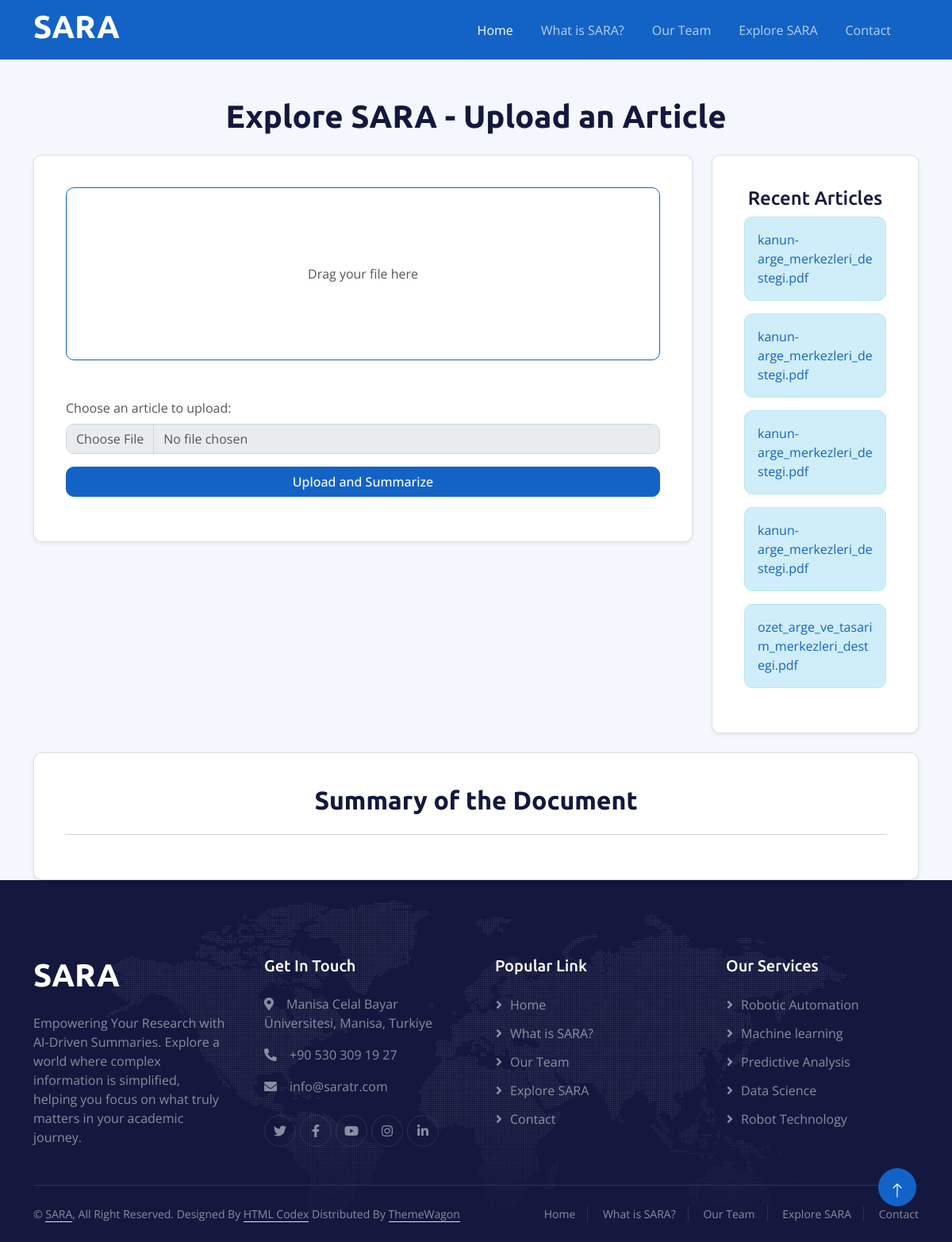
Page /explore_sara on the committed database.
### tables this page shows
CREATE TABLE "articles" (
	"id"	INTEGER,
	"filename"	TEXT NOT NULL,
	"summary"	TEXT NOT NULL,
	PRIMARY KEY("id" AUTOINCREMENT)
);

### app.py (the view, shortened to what this page needs)
@app.route('/explore_sara', methods=['GET', 'POST'])
def explore_sara():
    summary = None
    articles = get_recent_articles()
    return render_template('explore_sara.html', summary=summary, articles=articles)

### app.py (called while the page is built)
def get_recent_articles():
    conn = get_db_connection()
    c = conn.cursor()
    c.execute('SELECT filename, summary FROM articles ORDER BY id DESC LIMIT 5')
    articles = c.fetchall()
    conn.close()
    return articles

def get_db_connection():
    conn = sql.connect('db/db.sqlite3')
    conn.row_factory = sql.Row
    return conn

### templates/explore_sara.html (shortened to what this page needs)
<!DOCTYPE html>
<html lang="en">
<head>
    <link href="https://cdnjs.cloudflare.com/ajax/libs/font-awesome/5.10.0/css/all.min.css" rel="stylesheet">
    <link href="https://cdn.jsdelivr.net/npm/bootstrap-icons@1.4.1/font/bootstrap-icons.css" rel="stylesheet">
    <link href="lib/animate/animate.min.css" rel="stylesheet">
    <link href="lib/owlcarousel/assets/owl.carousel.min.css" rel="stylesheet">
    <link href="../static/css/bootstrap.min.css" rel="stylesheet">
    <link href="../static/css/style.css" rel="stylesheet">
</head>
<body class="bg-light">
<div class="container-fluid sticky-top bg-primary">
    <div class="container">
        <nav class="navbar navbar-expand-lg navbar-dark p-0">
            <a class="navbar-brand" href="index.html">
                <h1 class="text-white">SARA</h1>
            </a>
            <div class="collapse navbar-collapse" id="navbarCollapse">
                <div class="navbar-nav ms-auto">
                    <a class="nav-item nav-link active" href="/">Home</a>
                    <a class="nav-item nav-link" href="/#what-is-sara">What is SARA?</a>
                    <a class="nav-item nav-link" href="/#our-team">Our Team</a>
                    <a class="nav-item nav-link" href="/explore_sara">Explore SARA</a>
                    <a class="nav-item nav-link" href="/#contact">Contact</a>
                </div>
            </div>
        </nav>
    </div>
</div>
<div class="container mt-5">
    <h1 class="text-center mb-4">Explore SARA - Upload an Article</h1>
    <div class="row equal-height">
        <div class="col-lg-9">
            <div class="card p-4 shadow-sm mb-4">
                <div class="card-body">
                    <form action="{{ url_for('explore_sara') }}" method="post" enctype="multipart/form-data"
                          class="mb-3" lang="en">
                        <div class="mb-3">
                            <label for="document" class="form-label">Choose an article to upload:</label>
                            <input type="file" class="form-control" name="document" id="document" required>
                        </div>
                        <button type="submit" class="btn btn-primary w-100">Upload and Summarize</button>
                    </form>
                </div>
            </div>
        </div>
        <div class="col-lg-3">
            <div class="row">
                <div class="col-lg-12">
                    <div class="card p-4 shadow-sm">
                        <div class="card-body">
                            <h4 class="text-center mb-2">Recent Articles</h4>
                            {% for article in articles %}
                            <div class="alert alert-secondary">
                                <a href="javascript:void(0);" class="article-link" data-id="{{ article[0] }}">{{ article[0]
                                    }}</a>
                            </div>
                            {% endfor %}
                        </div>
                    </div>
                </div>
            </div>
        </div>
        <div class="col-lg-12 mt-4">
            <div class="card p-4 shadow-sm">
                <div class="card-body">
                    <h2 class="text-center mb-4">Summary of the Document</h2>
                    <hr>
                </div>
            </div>
        </div>
    </div>
</div>
<div class="container-fluid bg-dark text-white-50 footer pt-5">
    <div class="container py-5">
        <div class="row g-5">
            <div class="col-md-6 col-lg-3 wow fadeIn" data-wow-delay="0.1s">
                <a class="d-inline-block mb-3" href="index.html">
                    <h1 class="text-white">SARA</h1>
                </a>
                <p class="mb-0">Empowering Your Research with AI-Driven Summaries.
                    Explore a world where complex information is simplified, helping you focus on what truly matters in
                    your academic journey.</p>
            </div>
            <div class="col-md-6 col-lg-3 wow fadeIn" data-wow-delay="0.3s">
                <h5 class="text-white mb-4">Get In Touch</h5>
                <p><i class="fa fa-map-marker-alt me-3"></i>Manisa Celal Bayar Üniversitesi, Manisa, Turkiye</p>
                <p><i class="fa fa-phone-alt me-3"></i>+90 530 309 19 27</p>
                <p><i class="fa fa-envelope me-3"></i>info@saratr.com</p>
                <div class="d-flex pt-2">
                    <a class="btn btn-outline-light btn-social" href="#"><i class="fab fa-twitter"></i></a>
                    <a class="btn btn-outline-light btn-social" href="#"><i class="fab fa-facebook-f"></i></a>
                    <a class="btn btn-outline-light btn-social" href="#"><i class="fab fa-youtube"></i></a>
                    <a class="btn btn-outline-light btn-social" href="#"><i class="fab fa-instagram"></i></a>
                    <a class="btn btn-outline-light btn-social" href="#"><i class="fab fa-linkedin-in"></i></a>
                </div>
            </div>
            <div class="col-md-6 col-lg-3 wow fadeIn" data-wow-delay="0.5s">
                <h5 class="text-white mb-4">Popular Link</h5>
                <a class="btn btn-link" href="">Home</a>
                <a class="btn btn-link" href="">What is SARA?</a>
                <a class="btn btn-link" href="">Our Team</a>
                <a class="btn btn-link" href="">Explore SARA</a>
                <a class="btn btn-link" href="">Contact</a>
            </div>
            <div class="col-md-6 col-lg-3 wow fadeIn" data-wow-delay="0.7s">
                <h5 class="text-white mb-4">Our Services</h5>
                <a class="btn btn-link" href="">Robotic Automation</a>
                <a class="btn btn-link" href="">Machine learning</a>
                <a class="btn btn-link" href="">Predictive Analysis</a>
                <a class="btn btn-link" href="">Data Science</a>
                <a class="btn btn-link" href="">Robot Technology</a>
            </div>
        </div>
    </div>
    <div class="container wow fadeIn" data-wow-delay="0.1s">
        <div class="copyright">
            <div class="row">
                <div class="col-md-6 text-center text-md-start mb-3 mb-md-0">
                    &copy; <a class="border-bottom" href="#">SARA</a>, All Right Reserved.
                    Designed By <a class="border-bottom" href="https://htmlcodex.com">HTML Codex</a> Distributed By <a
                        class="border-bottom" href="https://themewagon.com">ThemeWagon</a>
                </div>
                <div class="col-md-6 text-center text-md-end">
                    <div class="footer-menu">
                        <a href="">Home</a>
                        <a href="">What is SARA?</a>
                        <a href="">Our Team</a>
                        <a href="">Explore SARA</a>
                        <a href="">Contact</a>
                    </div>
                </div>
            </div>
        </div>
    </div>
</div>
<a class="btn btn-lg btn-primary btn-lg-square back-to-top pt-2" href="#"><i class="bi bi-arrow-up"></i></a>
</body>
</html>

### static/css/style.css (style rules this page uses)
:root { --primary: #1363C6; --secondary: #15ACE1; --light: #F4F7FE; --dark: #14183E; }
.back-to-top { position: fixed; display: none; right: 45px; bottom: 45px; z-index: 99; }
h1, h2, h3, .fw-bold { font-weight: 700 !important; }
h4, h5, h6, .fw-medium { font-weight: 500 !important; }
.btn { font-weight: 500; transition: .5s; }
.btn-lg-square { width: 48px; height: 48px; }
.btn-square, .btn-sm-square, .btn-lg-square { padding: 0; display: flex; align-items: center; justify-content: center; font-weight: normal; border-radius: 50px; }
.sticky-top { top: -150px; transition: .5s; }
.navbar { padding: 11px 0 !important; height: 75px; }
.navbar .navbar-nav .nav-link { margin-right: 35px; padding: 0; color: rgba(255, 255, 255, .7); outline: none; }
.navbar .navbar-nav .nav-link:hover, .navbar .navbar-nav .nav-link.active { color: rgba(255, 255, 255, 1); }
.footer { background: url(../../templates/img/footer.png) center center no-repeat; background-size: contain; }
.footer .btn.btn-social { margin-right: 5px; width: 40px; height: 40px; display: flex; align-items: center; justify-content: center; color: rgba(255,255,255,.5); border: 1px solid rgba(256, 256, 256, .1); border-radius: 40px; transition: .3s; }
.footer .btn.btn-link { display: block; margin-bottom: 10px; padding: 0; text-align: left; color: rgba(255,255,255,.5); font-weight: normal; transition: .3s; }
.footer .btn.btn-link::before { position: relative; content: "\f105"; font-family: "Font Awesome 5 Free"; font-weight: 900; margin-right: 10px; }
.footer .copyright { padding: 25px 0; font-size: 14px; border-top: 1px solid rgba(256, 256, 256, .1); }
.footer .copyright a { color: rgba(255,255,255,.5); }
.footer .footer-menu a { margin-right: 15px; padding-right: 15px; border-right: 1px solid rgba(255, 255, 255, .1); }
.footer .footer-menu a:last-child { margin-right: 0; padding-right: 0; border-right: none; }

### rows in the picture
articles: filename "kanun-arge_merkezleri_destegi.pdf"
articles: filename "kanun-arge_merkezleri_destegi.pdf"
articles: filename "kanun-arge_merkezleri_destegi.pdf"
articles: filename "kanun-arge_merkezleri_destegi.pdf"
articles: filename "ozet_arge_ve_tasarim_merkezleri_destegi.pdf"
